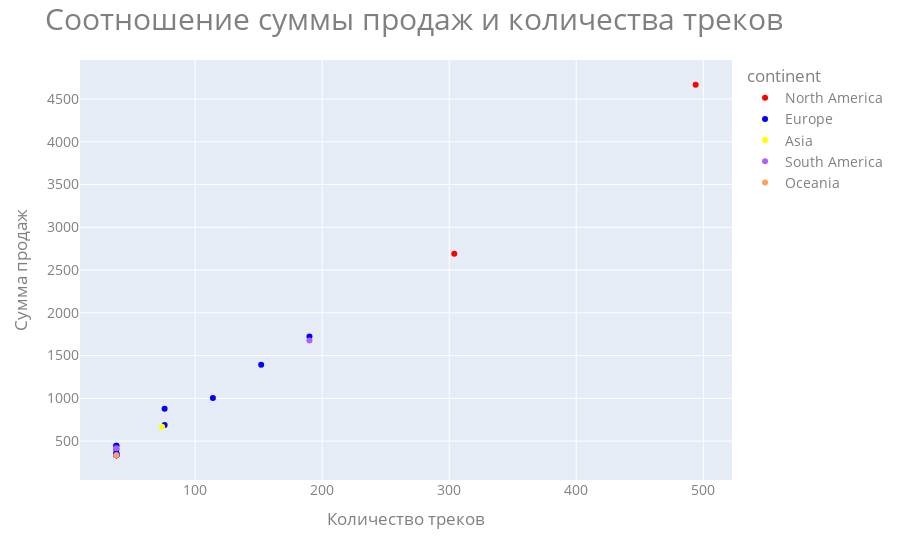

Write notebook code for a chart like this one.
### Markdown cell above
№2 Создайте scatter plot показывающий соотношение суммы продаж и количества треков.

№3 Добавьте разделение по цвету на основе континента. Цвет Азии должен быть жёлтым, цвет Европы синим, цвет Северной Америки красным.

№4 При наведении на точки данных в диаграмме должна всплывать информация о стране продажи (жирным), сумме продаж, количестве треков, средней сумме на один трек.

№5 Добавьте название диаграмме. Шрифт должен быть 30, цвет шрифта серый.

№6 Измените шрифт тиков (значения осей) на 14, цвет на серый.

### Code cell
fig = px.scatter(
    df_sales,
    x='track_count',
    y='total_sales',
    color='continent',
    color_discrete_map={'Asia': 'yellow', 'Europe': 'blue', 'North America': 'red'},
    hover_data={
        'country': False,
        'total_sales': ':,.2f',
        'track_count': True     
    },
    custom_data=['country', 'average_sale_track']  
)

fig.update_traces(
    hovertemplate='<b>%{customdata[0]}</b><br>Сумма продаж: %{y:,.2f}<br>Количество треков: %{x}<br>Средняя сумма на трек: %{customdata[1]:.2f}'
)

fig.update_layout(
    title={'text': 'Соотношение суммы продаж и количества треков', 'font_size': 30, 'font_color': 'gray'},
    xaxis_title='Количество треков',
    yaxis_title='Сумма продаж',
    font=dict(size=14, color='gray')
)
fig.show()

### Figure 1 — Plotly figure (JSON) as saved in the notebook; plotly's stock layout.template omitted (floating-point values rounded to 4 significant figures)
{"data": [{"customdata": [["Canada", 8.849], ["USA", 9.447]], "hovertemplate": "<b>%{customdata[0]}</b><br>Сумма продаж: %{y:,.2f}<br>Количество треков: %{x}<br>Средняя сумма на трек: %{customdata[1]:.2f}", "legendgroup": "North America", "marker": {"color": "red", "symbol": "circle"}, "mode": "markers", "name": "North America", "orientation": "v", "showlegend": true, "type": "scatter", "x": [304, 494], "xaxis": "x", "y": [2690.0, 4667.0], "yaxis": "y"}, {"customdata": [["Germany", 9.161], ["Netherlands", 9.279], ["Hungary", 11.75], ["Belgium", 8.806], ["Norway", 9.543], ["Czech Republic", 11.57], ["Portugal", 9.043], ["Denmark", 8.806], ["Poland", 8.806], ["Ireland", 11.75], ["Finland", 9.227], ["France", 9.064], ["Italy", 8.806], ["Spain", 8.806], ["United Kingdom", 8.806], ["Austria", 10.65], ["Sweden", 8.964]], "hovertemplate": "<b>%{customdata[0]}</b><br>Сумма продаж: %{y:,.2f}<br>Количество треков: %{x}<br>Средняя сумма на трек: %{customdata[1]:.2f}", "legendgroup": "Europe", "marker": {"color": "blue", "symbol": "circle"}, "mode": "markers", "name": "Europe", "orientation": "v", "showlegend": true, "type": "scatter", "x": [152, 38, 38, 38, 38, 76, 76, 38, 38, 38, 38, 190, 38, 38, 114, 38, 38], "xaxis": "x", "y": [1392.0, 352.6, 446.6, 334.6, 362.6, 879.2, 687.2, 334.6, 334.6, 446.6, 350.6, 1722.0, 334.6, 334.6, 1004.0, 404.6, 340.6], "yaxis": "y"}, {"customdata": [["India", 9.017]], "hovertemplate": "<b>%{customdata[0]}</b><br>Сумма продаж: %{y:,.2f}<br>Количество треков: %{x}<br>Средняя сумма на трек: %{customdata[1]:.2f}", "legendgroup": "Asia", "marker": {"color": "yellow", "symbol": "circle"}, "mode": "markers", "name": "Asia", "orientation": "v", "showlegend": true, "type": "scatter", "x": [74], "xaxis": "x", "y": [667.3], "yaxis": "y"}, {"customdata": [["Chile", 10.94], ["Brazil", 8.827], ["Argentina", 8.806]], "hovertemplate": "<b>%{customdata[0]}</b><br>Сумма продаж: %{y:,.2f}<br>Количество треков: %{x}<br>Средняя сумма на трек: %{customdata[1]:.2f}", "legendgroup": "South America", "marker": {"color": "#ab63fa", "symbol": "circle"}, "mode": "markers", "name": "South America", "orientation": "v", "showlegend": true, "type": "scatter", "x": [38, 190, 38], "xaxis": "x", "y": [415.6, 1677.0, 334.6], "yaxis": "y"}, {"customdata": [["Australia", 8.806]], "hovertemplate": "<b>%{customdata[0]}</b><br>Сумма продаж: %{y:,.2f}<br>Количество треков: %{x}<br>Средняя сумма на трек: %{customdata[1]:.2f}", "legendgroup": "Oceania", "marker": {"color": "#FFA15A", "symbol": "circle"}, "mode": "markers", "name": "Oceania", "orientation": "v", "showlegend": true, "type": "scatter", "x": [38], "xaxis": "x", "y": [334.6], "yaxis": "y"}], "layout": {"font": {"color": "gray", "size": 14}, "legend": {"title": {"text": "continent"}, "tracegroupgap": 0}, "margin": {"t": 60}, "title": {"font": {"color": "gray", "size": 30}, "text": "Соотношение суммы продаж и количества треков"}, "xaxis": {"anchor": "y", "domain": [0, 1], "title": {"text": "Количество треков"}}, "yaxis": {"anchor": "x", "domain": [0, 1], "title": {"text": "Сумма продаж"}}}}
